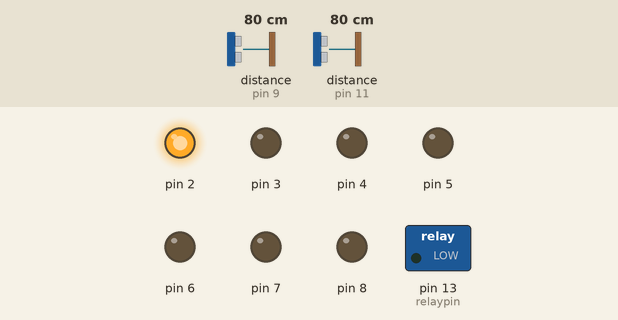
This sketch was run on a simulated Arduino Uno, built with avr-gcc and run on an emulated ATmega328P. Shown: switched loads named in the sketch (green lamp = pin HIGH), output pins drawn as LEDs (lit = HIGH). Wiring (inferred from the names in the program): 2 × ultrasonic range finder: trigger pin 10, echo pin 9 / trigger pin 12, echo pin 11. Inputs (shaded band) come from the test bench; at power-on: distance to the obstacle (sensors on pin 11, pin 9) 80 cm. The echo pulse lasts 58.3 µs per cm; pins used as bus, display or sensor lines are not drawn; what the sketch prints to the serial monitor is not drawn.

Above: at 4.2 s.
4.3 s: distance to the obstacle (sensor on pin 11) set to 17 cm
7.3 s: distance to the obstacle (sensor on pin 11) set to 14 cm
Timing chart, 0 to 10.3 s (numbered marks = the images above; inputs shaded):
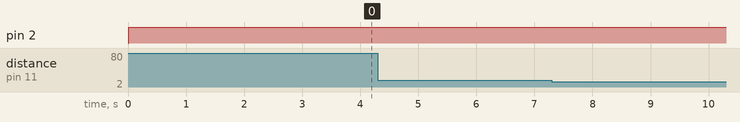

Measured:
- after the input at 4.3 s, every drawn part: stays the same
- after the input at 7.3 s, every drawn part: stays the same

The sketch:

Sketch_lca.ino
```cpp
#define TriggerPin 10
#define EchoPin 9
#define TriggerPinb 12
#define EchoPinb 11
#define relaypin 13
int distance;
int distance2;
int counter=0;
void setup() {
for(int i=2;i<=8;i++){
pinMode(i,OUTPUT);}
pinMode(TriggerPin, OUTPUT);
pinMode(EchoPin, INPUT);
pinMode(TriggerPinb, OUTPUT);
pinMode(EchoPinb, INPUT);
pinMode(relaypin,OUTPUT);
digitalWrite(relaypin, LOW);
Serial.begin(9600);
}
void loop() {
 distance =trigger_sensor_1();
 distance2 = trigger_sensor_2();
while(distance<15){
  distance2=trigger_sensor_2();
  distance=trigger_sensor_1();
  if (distance2<15){
    counter=counter+1;
    Serial.println(counter);
    delay(1500);
    break;
  }}
while(distance2<15){
  distance2=trigger_sensor_2();
  distance=trigger_sensor_1();
  if (distance<15){
    counter=counter-1;
    Serial.println(counter);
    delay(1500);
    break;
  }}
 if(counter<1){
  counter=0;
 digitalWrite(relaypin,LOW);}
 else{
 digitalWrite(relaypin,HIGH);}
 switch(counter){
 case 0:
 zero();
 break;
 case 1:
 one();
 break;
case 2:
two();
break;
case 3:
three();
break;
case 4:
four();
break;
case 5:
five();
break;
case 6:
six();
break;
case 7:
seven();
break;
case 8:
eight();
break;
case 9:
nine();
break;
default:
e();}
}
void zero() {
  digitalWrite(2,HIGH);digitalWrite(3,LOW);digitalWrite(4,LOW);digitalWrite(5,LOW);digitalWrite(6,LOW);digitalWrite(7,LOW);digitalWrite(8,LOW);delay(50);}
void one(){
  digitalWrite(2,HIGH);digitalWrite(3,HIGH);digitalWrite(4,HIGH);digitalWrite(5,HIGH);digitalWrite(6,LOW);digitalWrite(7,LOW);digitalWrite(8,HIGH);delay(50);}
void two(){
  digitalWrite(2,LOW);digitalWrite(3,HIGH);digitalWrite(4,LOW);digitalWrite(5,LOW);digitalWrite(6,HIGH);digitalWrite(7,LOW);digitalWrite(8,LOW);delay(50);}
 void three() {
  digitalWrite(2,LOW);digitalWrite(3,HIGH);digitalWrite(4,HIGH);digitalWrite(5,LOW);digitalWrite(6,LOW);digitalWrite(7,LOW);digitalWrite(8,LOW);delay(50);}
void four() {
  digitalWrite(2,LOW);digitalWrite(3,LOW);digitalWrite(4,HIGH);digitalWrite(5,HIGH);digitalWrite(6,LOW);digitalWrite(7,LOW);digitalWrite(8,HIGH);delay(50);}
void five() {
  digitalWrite(2,LOW);digitalWrite(3,LOW);digitalWrite(4,HIGH);digitalWrite(5,LOW);digitalWrite(6,LOW);digitalWrite(7,HIGH);digitalWrite(8,LOW);delay(50);}
void six() {
  digitalWrite(2,LOW);digitalWrite(3,LOW);digitalWrite(4,LOW);digitalWrite(5,LOW);digitalWrite(6,LOW);digitalWrite(7,HIGH);digitalWrite(8,LOW);delay(50);}
void seven() {
  digitalWrite(2,HIGH);digitalWrite(3,HIGH);digitalWrite(4,HIGH);digitalWrite(5,HIGH);digitalWrite(6,LOW);digitalWrite(7,LOW);digitalWrite(8,LOW);delay(50);}
void eight() {
  digitalWrite(2,LOW);digitalWrite(3,LOW);digitalWrite(4,LOW);digitalWrite(5,LOW);digitalWrite(6,LOW);digitalWrite(7,LOW);digitalWrite(8,LOW);delay(50);  }
void nine() {
  digitalWrite(2,LOW);digitalWrite(3,LOW);digitalWrite(4,HIGH);digitalWrite(5,LOW);digitalWrite(6,LOW);digitalWrite(7,LOW);digitalWrite(8,LOW);delay(50);}
void e() {
digitalWrite(2,LOW);digitalWrite(3,LOW);digitalWrite(4,LOW);digitalWrite(5,LOW);digitalWrite(6,HIGH);digitalWrite(7,HIGH);digitalWrite(8,LOW);delay(50);}
int trigger_sensor_2(){
  int distance2;
  unsigned long duration2;
  digitalWrite(TriggerPinb, LOW);
  delayMicroseconds(2);
  digitalWrite(TriggerPinb, HIGH);
  delayMicroseconds(10);
  digitalWrite(TriggerPinb, LOW);
  duration2 = pulseIn(EchoPinb, HIGH);
  distance2 = duration2 * 0.034 / 2;
  digitalWrite(EchoPinb, LOW);
  Serial.print("Distance2: ");
  Serial.print(distance2);
  Serial.println(" cm");
 return distance2;}
int trigger_sensor_1(){
    int distance;
    unsigned long duration;
 digitalWrite(TriggerPin, LOW);
 delayMicroseconds(2);
 digitalWrite(TriggerPin, HIGH);
 delayMicroseconds(10);
 digitalWrite(TriggerPin, LOW);
 duration = pulseIn(EchoPin, HIGH);
 distance = duration * 0.034 / 2;
 digitalWrite(EchoPin, LOW);
  Serial.print("Distance: ");
  Serial.print(distance);
  Serial.println(" cm");
 return distance;}
```
